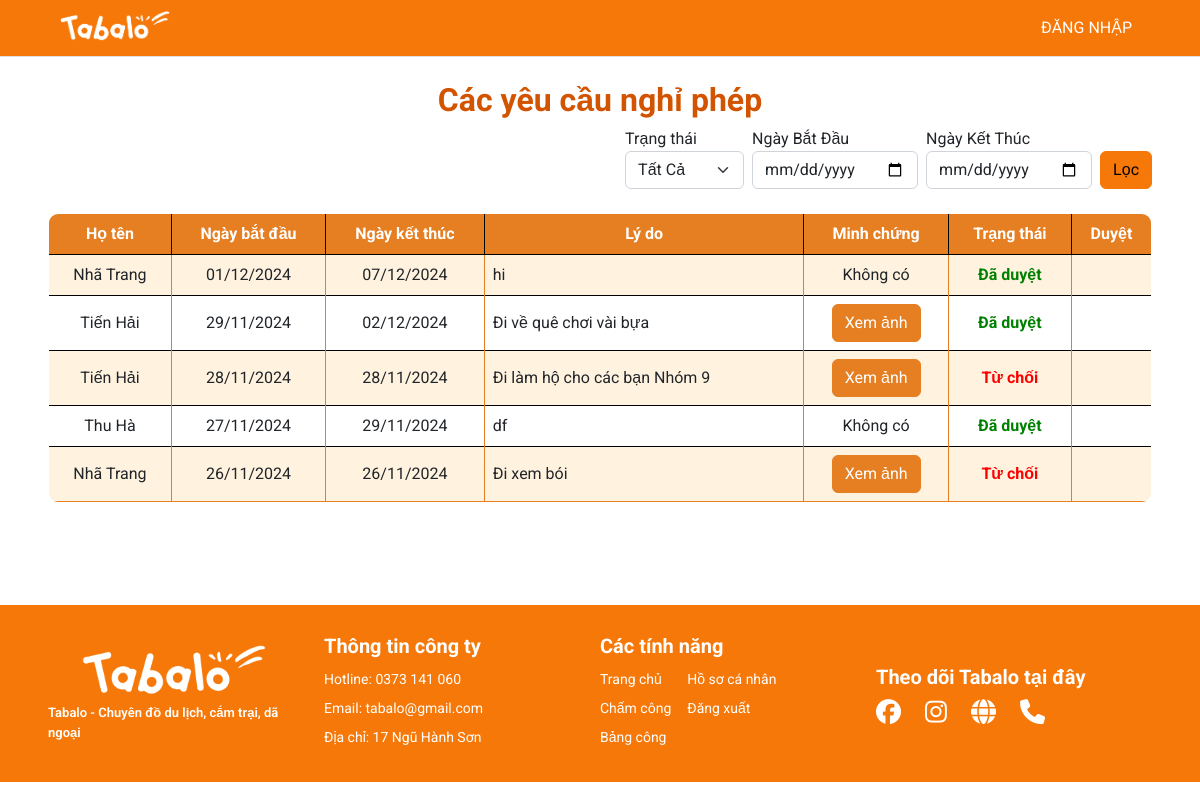
/management/dayoff/, run on the app's committed database.
### myapp/models.py (models this page shows, shortened)
class DayOffRequest(models.Model):
    STATUS_CHOICES = [
        ('pending', 'Pending'),
        ('approved', 'Approved'),
        ('rejected', 'Rejected'),
    ]
    user = models.ForeignKey(User, on_delete=models.CASCADE)
    start_date = models.DateField()
    end_date = models.DateField()
    reason = models.TextField()
    status = models.CharField(max_length=10, choices=STATUS_CHOICES, default='pending')
    image = models.ImageField(upload_to='uploads/', blank=True, null=True)

### management/views.py (the view, shortened to what this page needs)
# urls.py: path('dayoff/', views.admin_review_requests, name='dayoff'),
def admin_review_requests(request):
    title = 'Đơn nghỉ phép'
    requests = DayOffRequest.objects.order_by('-start_date')
    status = request.GET.get('status', '')
    start_date = request.GET.get('start-date', '')
    end_date = request.GET.get('end-date', '')
    if start_date and end_date:
      requests = requests.filter(start_date__range=[start_date, end_date])
    elif start_date:
      requests = requests.filter(start_date__range=[start_date, datetime.now().date()])
    elif end_date:
      requests = requests.filter(start_date__range=[datetime.now().date(), end_date])
    paginator = Paginator(requests, 10)
    page_number = request.GET.get('page', '')
    try:
      page_obj = paginator.get_page(page_number)
    except PageNotAnInteger:
      page_obj = paginator.page(1)
    except EmptyPage:
      page_obj = paginator.page(paginator.num_pages)
    query_params = request.GET.copy()
    if 'page' in query_params:
      query_params.pop('page')
    context = {'title': title,
               'start_date': start_date,
               'end_date': end_date,
               'status': status,
               'page_obj': page_obj,
               'query_params': query_params.urlencode()}
    return render(request, 'pages/admin_review_requests.html', context)

### management/context_processors.py (called while the page is built)
def pending_dayoff(request):
  count_pending = DayOffRequest.objects.filter(status='pending').count()
  return {'count_pending': count_pending}

### templates/pages/admin_review_requests.html (shortened to what this page needs)
{% extends '../layouts/base.html' %}
{% load static %}
{% block main %}
<link rel="stylesheet" href="{% static 'styles/table.css' %}">
<br>
<h1 style="text-align: center; font-size: 2rem; font-weight: bold; color: #D35400;">Các yêu cầu nghỉ phép</h1>
{% include 'partials/filter_dayoff.html' %}
<br>
<table class="table table-hover table-bordered custom-border" style="border-radius: 10px; overflow: hidden;">
  <thead class="bg-tab text-white" style="background-color: #E67E22;">
    <tr>
      <th scope="col" class="text-center" >Họ tên</th>
      <th scope="col" class="text-center" >Ngày bắt đầu</th>
      <th scope="col" class="text-center" >Ngày kết thúc</th>
      <th scope="col" class="text-center" >Lý do</th>
      <th scope="col" class="text-center" >Minh chứng</th>
      <th scope="col" class="text-center" >Trạng thái</th>
      <th scope="col" class="text-center" >Duyệt</th>
    </tr>
  </thead>
  <tbody>
    {% for rq in page_obj %}
      <tr class="table-row">
        <td class="text-center align-middle border-cell">{{ rq.user.first_name }} {{ rq.user.last_name }}</td>
        <td class="text-center align-middle border-cell">{{ rq.start_date|date:"d/m/Y" }}</td>
        <td class="text-center align-middle border-cell">{{ rq.end_date|date:"d/m/Y" }}</td>
        <td class="align-middle border-cell">{{ rq.reason }}</td>
        <td class="text-center align-middle border-cell">
          {% if rq.image %}
          <a href="{{ rq.image.url }}" target="_blank" style="text-decoration: none;">
            <button class="btn btn-secondary" style="background-color: #E67E22; border-color: #E67E22; color: white;">
              Xem ảnh
            </button>
          </a>
          {% else %}
          <span>Không có</span>
          {% endif %}
        </td>
        <td class="text-center align-middle border-cell">
          {% if rq.status == 'approved' %}
          <span style="color: green; font-weight: bold;">Đã duyệt</span>
          {% elif rq.status == 'pending' %}
          <span style="color: orange; font-weight: bold;">Đang chờ</span>
          {% else %}
          <span style="color: red; font-weight: bold;">Từ chối</span>
          {% endif %}
        </td>
        <td class="border-cell">
        </td>
      </tr>
    {% endfor %}
  </tbody>
</table>
{% endblock %}

### static/styles/style.css (style rules this page uses)
.bg-tab { background-color: #FF983E !important; }
table { border-collapse: collapse; border: 1px solid #000 !important; }
table th, table td { border: 1px solid #000000; }

### static/styles/table.css (style rules this page uses)
.table-bordered thead th { vertical-align: middle; }
.table-bordered tbody tr:nth-child(odd) { background-color: #FFF3E0; }
.table-bordered tbody tr:nth-child(even) { background-color: #FFFFFF; }
.bg-tab { background-color: #E67E22 !important; color: white !important; }
.custom-border { border: 2px solid #E67E22; border-radius: 10px; }
.border-cell { border: 1px solid #E67E22; }
.table-bordered tbody tr:last-child { border-bottom: 2px solid #E67E22; }

### data on the page
DayOffRequest: user.first_name "Nhã", user.last_name "Trang", start_date "01/12/2024", end_date "07/12/2024", reason "hi", image "Không có", status "Đã duyệt"
DayOffRequest: user.first_name "Tiến", user.last_name "Hải", start_date "29/11/2024", end_date "02/12/2024", reason "Đi về quê chơi vài bựa", status "Đã duyệt"
DayOffRequest: user.first_name "Tiến", user.last_name "Hải", start_date "28/11/2024", end_date "28/11/2024", reason "Đi làm hộ cho các bạn Nhóm 9", status "Từ chối"
DayOffRequest: user.first_name "Thu", user.last_name "Hà", start_date "27/11/2024", end_date "29/11/2024", reason "df", image "Không có", status "Đã duyệt"
DayOffRequest: user.first_name "Nhã", user.last_name "Trang", start_date "26/11/2024", end_date "26/11/2024", reason "Đi xem bói", status "Từ chối"
